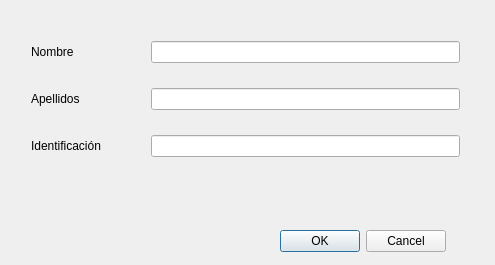
<?xml version="1.0" encoding="UTF-8"?>
<ui version="4.0">
 <class>AddContactDialog</class>
 <widget class="QDialog" name="AddContactDialog">
  <property name="geometry">
   <rect>
    <x>0</x>
    <y>0</y>
    <width>495</width>
    <height>265</height>
   </rect>
  </property>
  <property name="windowTitle">
   <string>Agregar Contacto</string>
  </property>
  <widget class="QDialogButtonBox" name="dialogbox">
   <property name="geometry">
    <rect>
     <x>280</x>
     <y>230</y>
     <width>166</width>
     <height>23</height>
    </rect>
   </property>
   <property name="standardButtons">
    <set>QDialogButtonBox::Cancel|QDialogButtonBox::Ok</set>
   </property>
  </widget>
  <widget class="QWidget" name="formLayoutWidget">
   <property name="geometry">
    <rect>
     <x>20</x>
     <y>30</y>
     <width>451</width>
     <height>181</height>
    </rect>
   </property>
   <layout class="QFormLayout" name="formLayout">
    <property name="horizontalSpacing">
     <number>50</number>
    </property>
    <property name="verticalSpacing">
     <number>25</number>
    </property>
    <item row="0" column="0">
     <widget class="QLabel" name="label_firstname">
      <property name="text">
       <string>Nombre</string>
      </property>
     </widget>
    </item>
    <item row="0" column="1">
     <widget class="QLineEdit" name="firstname"/>
    </item>
    <item row="1" column="0">
     <widget class="QLabel" name="label_lastname">
      <property name="text">
       <string>Apellidos</string>
      </property>
     </widget>
    </item>
    <item row="1" column="1">
     <widget class="QLineEdit" name="lastname"/>
    </item>
    <item row="2" column="0">
     <widget class="QLabel" name="label_identification">
      <property name="text">
       <string>Identificación</string>
      </property>
     </widget>
    </item>
    <item row="2" column="1">
     <widget class="QLineEdit" name="identification"/>
    </item>
   </layout>
  </widget>
 </widget>
 <layoutdefault spacing="6" margin="11"/>
 <resources/>
 <connections/>
</ui>
